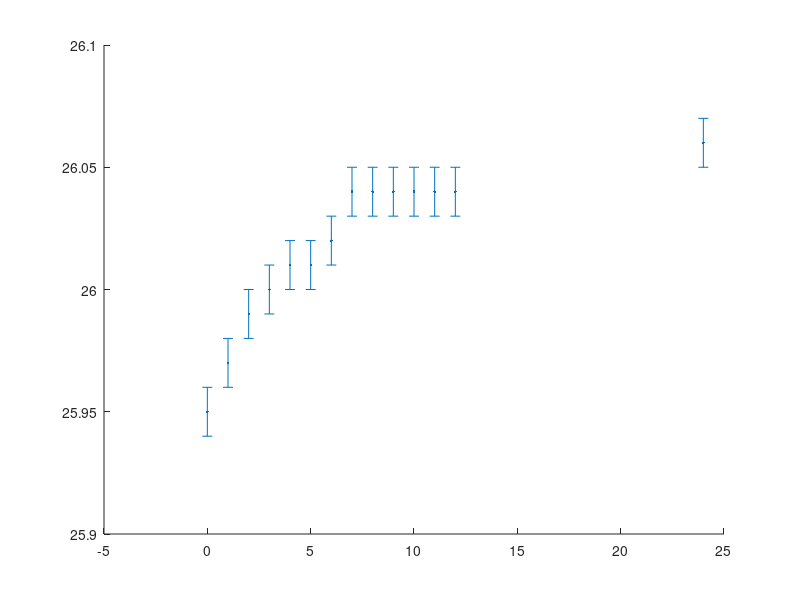

Reproduce this figure in MATLAB. (Note: this script raises an error after producing the figure.)
% Plot 18-crown-6 mass vs. time.

% Read time/mass data.
[time, mass] = textread('mass-vs-time.txt', '%f %f', 'headerlines', 4);

mass_error = 0.01 * ones(size(mass));

% Plot.
clf;
%plot(time, mass, '.', 'markersize', 10);
errorbar(time, mass, mass_error, '.', 'markersize', 10);
xlabel('time / min');
ylabel('mass / mg');
title('18-crown-6 mass at 70.1F (21.2C) on 2 Jan 2012 (Mettler-Toledo XA105 DualRange)');
axis([min(time) max(time) min(mass) max(mass)]);

% Fit exponential.
expfun = @(P, time) P(1) + P(2)*exp(-P(3)*time);
objfun = @(P) sum((expfun(P, time) - mass).^2);

P0 = [mass(end) (mass(end) - mass(1)) 1.0/time(end)];
P = fminsearch(objfun, P0);
P
hold on;
timevec = linspace(min(time), max(time), 1000);
plot(timevec, expfun(P, timevec), 'r-'); 


